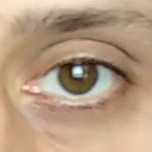
#> input picture eye.jpg, 152 x 152 px
$ jupyter execute --allow-errors another_daugman.ipynb   (shell and % lines are left out)
#> lines starting #> are read from the running program, lines starting #| are printed output that depends on the picture
[cell 1]
import matplotlib.pyplot as plt
import cv2
import numpy as np
from daugman import find_iris

## Demo

[cell 2]
# read, square crop and grayscale image of an eye
img = cv2.imread('eye.jpg')
#> img is the input picture: shape (152, 152, 3); mean B, G, R 128.8, 154.5, 182.3
img = img[20:130, 20:130]
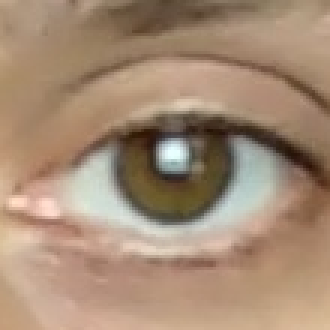
#> img: shape (110, 110, 3) (shown 3 times larger); mean B, G, R 117, 139.6, 165.3
gray_img = cv2.cvtColor(img, cv2.COLOR_BGR2GRAY)
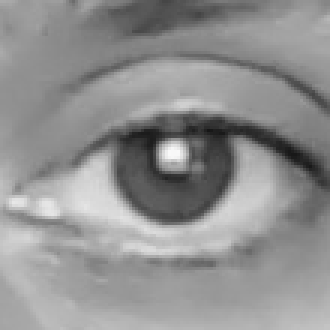
#> gray_img: shape (110, 110) (shown 3 times larger); min 22, max 249, mean 144.7

_ = plt.imshow(gray_img, cmap='gray')
